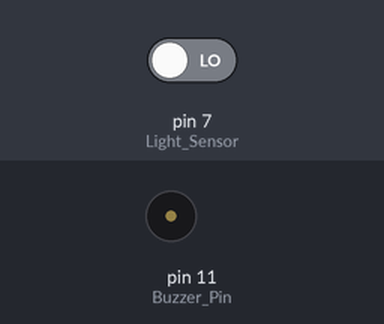
Simulated run of this sketch. Board: Arduino Uno, built with avr-gcc and run on an emulated ATmega328P. Shown: buzzer (waves = sounding, pin HIGH). The test bench sets the inputs (shaded band); at power-on: pin 7 (Light_Sensor) LOW.

Above: at 1.7 s.
1.8 s: pin 7 (Light_Sensor) driven HIGH
At 2.05 s:
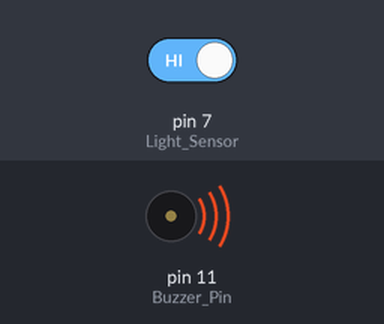
4.8 s: pin 7 (Light_Sensor) driven LOW
At 6.9 s:
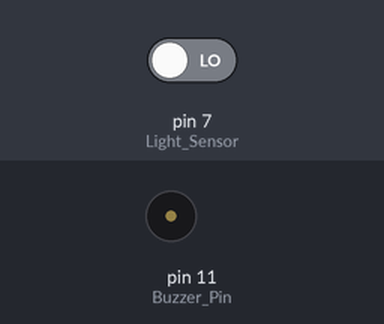
Timing chart, 0 to 8.4 s (numbered marks = the images above; inputs shaded):
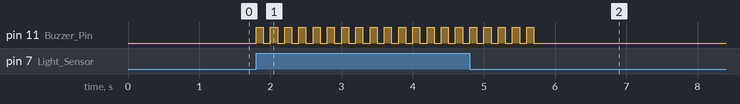

Measured:
- after the input at 1.8 s, pin 11 (Buzzer_Pin): alternates HIGH for 0.10 s and LOW for 0.10 s, starting at once
- after the input at 4.8 s, pin 11 (Buzzer_Pin): goes on until 5.7 s, then stays LOW

The sketch:

sketch_may14a.ino
```cpp
// Laser Security Alarm

//PendTech


void setup() {

  // put your setup code here, to run once:

pinMode(11,OUTPUT); //Buzzer Pin

pinMode(7,INPUT); // Light Sensor

delay(500);

}


void loop() {

  // put your main code here, to run repeatedly:

int i=0;

if(digitalRead(7)==HIGH)

{

  a:

  digitalWrite(11,HIGH);

  delay(100);

  digitalWrite(11,LOW);

  delay(100);

  i++;

  if(i<20){

  goto a;

  }


  }


}
```
